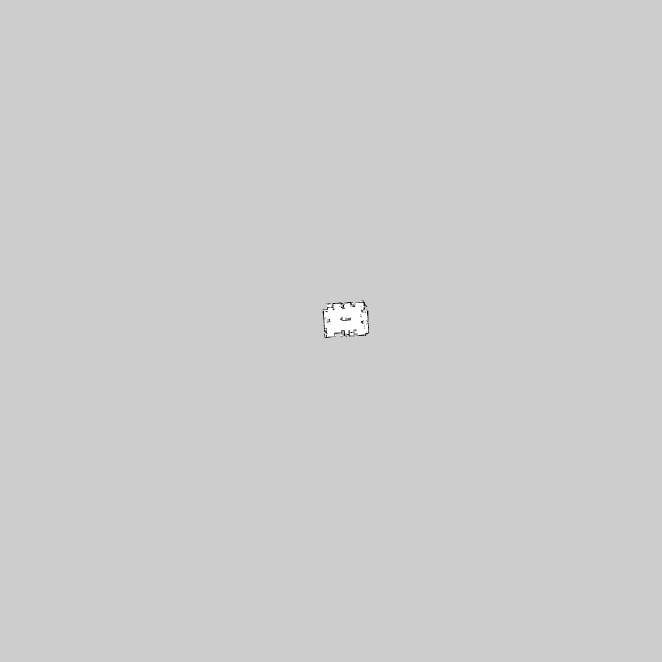
#> input picture maps/map_aligned.pgm, 1984 x 1984 px (shown at 1/3 size); its folder holds 4 pictures in this run
$ python lookup_table_generator.py
#> lines starting #> are read from the running program, lines starting #| are printed output that depends on the picture; after the words box and inside, x2 and y2 are one past the last pixel; in counts of white or black regions, pixels touching at a corner belong together
### scripts/utils/grids.py
import numpy as np
import matplotlib.pyplot as plt
import matplotlib.patches as patches


# A 2D state space grid with a set of rectangular obstacles. The grid is fully deterministic
class DetOccupancyGrid2D(object):
    # [25 lines left out: functions __init__, is_free, plot, not called in this run]

class StochOccupancyGrid2D(object):
    def __init__(self, resolution, width, height, origin_x, origin_y,
                window_size, probs, thresh=0.5, robot_d=0.6):
        self.resolution = resolution
        self.width = width
        self.height = height
        self.origin_x = origin_x
        self.origin_y = origin_y
        self.probs = np.reshape(np.asarray(probs), (height, width))
        self.window_size = window_size # window_size
        # print(window_size)
        self.thresh = thresh
        self.robot_d=robot_d

    def snap_to_grid(self, x):
        return (self.resolution*round(x[0]/self.resolution), self.resolution*round(x[1]/self.resolution))

    def snap_to_grid1(self, x):
        return (self.resolution * np.round(x[0] / self.resolution), self.resolution * np.round(x[1] / self.resolution))

    def is_free(self, state):

        # combine the probabilities of each cell by assuming independence
        # of each estimation
        x, y = self.snap_to_grid(state)
        grid_x = int((x - self.origin_x) / self.resolution)
        grid_y = int((y - self.origin_y) / self.resolution)

        # Now check probabilities
        half_size = int(round((self.window_size-1)/2))
        grid_x_lower = max(0, grid_x - half_size)
        grid_y_lower = max(0, grid_y - half_size)
        grid_x_upper = min(self.width, grid_x + half_size + 1)
        grid_y_upper = min(self.height, grid_y + half_size + 1)

        prob_window = self.probs[grid_y_lower:grid_y_upper, grid_x_lower:grid_x_upper]
        p_total = np.prod(1. - np.maximum(prob_window / 100., 0.))

        return (1. - p_total) < self.thresh

    # [29 lines left out: function is_free1, not called in this run]

    def is_unknown(self, state):
        x, y = self.snap_to_grid(state)
        grid_x = int((x - self.origin_x) / self.resolution)
        grid_y = int((y - self.origin_y) / self.resolution)
        return self.probs[grid_y, grid_x] == -1

    # [21 lines left out: functions prob_x_given_map, plot, not called in this run]

### scripts/lookup_table_generator.py
import numpy as np
import yaml
import matplotlib.pyplot as plt
import os
from utils.grids import StochOccupancyGrid2D
from tqdm import tqdm

def load_map(map_file):
    """
    Loads the map from the specified file

    Args:
        map_file: The file containing the map

    Returns:
        The map as a 2D occupancy grid
    """
#> called with map_file = 'map_aligned'
    with open('maps/' + map_file + '.yaml', 'r') as f:
        map_data = yaml.safe_load(f)

    pgm_file = map_data['image']
    resolution = map_data['resolution']
    origin = map_data['origin']

    with open('maps/' + pgm_file, 'rb') as f:
        pgm_data = plt.imread(f)
#> pgm_data is the input picture: shape (1984, 1984); min 0, max 254, mean 205

    # find range of values in pgm_data where value is not 205
    occupied_loc = np.where(pgm_data != 205)
#> occupied_loc = 12780 positions, rows 901 to 1013, columns 968 to 1107
    min_x = np.min(occupied_loc[0])
#> min_x = 901
    max_x = np.max(occupied_loc[0])
#> max_x = 1013
    min_y = np.min(occupied_loc[1])
#> min_y = 968
    max_y = np.max(occupied_loc[1])
#> max_y = 1107

    # Only get areas of map we care about
    map = pgm_data[min_x:max_x, min_y:max_y]
    map = np.array(map).astype(int)
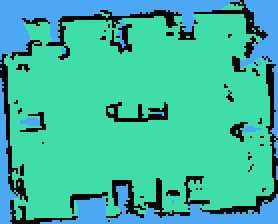
#> map: shape (112, 139) int64 (shown 2 times larger); 3 distinct labels, from 0 to 254; one colour per label, 0 black

    # Convert to occupancy grid values
    unknown_loc = np.where(map == 205)
#> unknown_loc = 2793 positions, rows 0 to 111, columns 0 to 138
    free_loc = np.where(map == 254)
#> free_loc = 10872 positions, rows 1 to 109, columns 2 to 137
    occupied_loc = np.where(map == 0)
#> occupied_loc = 1903 positions, rows 0 to 111, columns 0 to 138
    map[unknown_loc] = -1
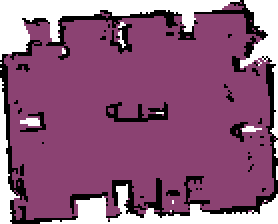
#> map: shape (112, 139) int64 (shown 2 times larger); 3 distinct labels, from -1 to 254; one colour per label, 0 black, -1 white
    map[free_loc] = 0
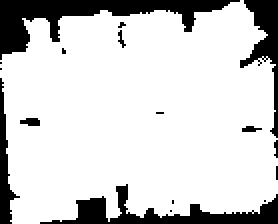
#> map: shape (112, 139) int64 (shown 2 times larger); values -1 (black) and 0 (white), 82.1% white; 17 black regions (11 under 20 px), largest, box (x1, y1, x2, y2) and area: (0, 0, 120, 30) 1174, (20, 92, 139, 112) 780, (120, 0, 139, 69) 455, (0, 39, 10, 112) 274, (10, 59, 20, 63) 32, (121, 63, 131, 66) 21
    map[occupied_loc] = 100
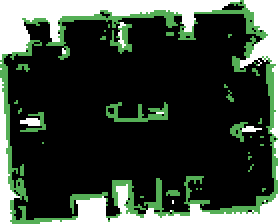
#> map: shape (112, 139) int64 (shown 2 times larger); 3 distinct labels, from -1 to 100; one colour per label, 0 black, -1 white

    map = np.flip(map, 1)
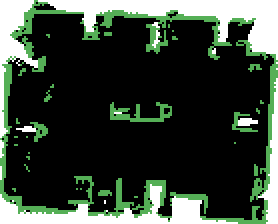
#> map: shape (112, 139) int64 (shown 2 times larger); 3 distinct labels, from -1 to 100; one colour per label, 0 black, -1 white

    flattened_map = map.flatten(order='C')  # Flatten to row-major order
#> flattened_map = 15568 values, max 100 at index 17, min -1 at index 0, mean 12.04

    width = map.shape[1]
#> width = 139
    height = map.shape[0]
#> height = 112


    return flattened_map, resolution, width, height

def generate_dist_lookup_table(map_width, map_height, map_resolution, map_data, map_originx=0, map_originy=0):
    """
    Generates a table of distances from the LIDAR sensor to the nearest occupied cell
    """
    occupancy = StochOccupancyGrid2D(
        map_resolution,
        map_width,
        map_height,
        map_originx,
        map_originy,
        3,
        map_data,
    )

    # Get the indices of every cell in the map that is occupied
    probs = np.reshape(np.asarray(map_data), (height, width))
    occupied_indices = np.where(probs == 100)
    occupied_indices = np.vstack(occupied_indices)

    lookup_table = np.zeros((map_width, map_height))
    # use tqdm to show progress bar
    for x in tqdm(range(map_width)):
        for y in range(map_height):
            if occupancy.is_unknown((x*map_resolution,y*map_resolution)):
                lookup_table[x,y] = -1
            elif occupancy.is_free((x*map_resolution,y*map_resolution)):
                # lookup_table[x, y] = find_closest_obstacle(x, y, map_width, map_height, map_resolution, occupancy)
                lookup_table[x, y] = np.min(np.linalg.norm(np.array([y, x]) - occupied_indices.T, axis=1)) * resolution
            else:
                lookup_table[x, y] = 0


    return lookup_table

def find_closest_obstacle(x, y, map_width, map_height, map_resolution, occupancy):
    """
    Finds the closest obstacle to a given cell

    Args:
        x: The x coordinate of the cell
        y: The y coordinate of the cell
    """
    k = 1
    while True:
        for i in np.arange(-k, k+1):
            for j in np.arange(-k, k+1):
                if np.abs(i) == k or np.abs(j) == k:
                    new_x = np.clip(x+i, 0, map_width-1)
                    new_y = np.clip(y+j, 0, map_height-1)
                    if ~occupancy.is_free((new_x*map_resolution, new_y*map_resolution)):
                        return np.sqrt(i**2 + j**2)*map_resolution
        k += 1


map_file = "map_aligned"
map_data, resolution, width, height = load_map(map_file)
#> map_data has the same summary as flattened_map in load_map; resolution = 0.05; width = 139; height = 112

# [10 lines of commented-out code are left out]
print("Generating Lookup Table...")
dist_lookup_table = generate_dist_lookup_table(width, height, resolution, map_data)
#> in __init__, `self.resolution = resolution`: self.resolution = 0.05
#> in __init__, `self.width = width`: self.width = 139
#> in __init__, `self.height = height`: self.height = 112
#> in generate_dist_lookup_table, `occupied_indices = np.where(probs == 100)`: occupied_indices = 1903 positions, rows 0 to 111, columns 0 to 138
#> the loop in generate_dist_lookup_table, `for x in tqdm(range(map_width)):` made 139 passes
#> after the loop in generate_dist_lookup_table, `for x in tqdm(range(map_width)):`:
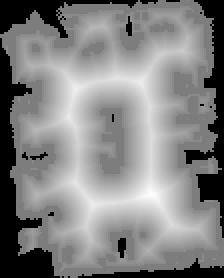
#> lookup_table: shape (139, 112) float64 (shown 2 times larger); min -1, max 1.03, mean 0.0464; drawn with min black and max white
dist_lookup_table = dist_lookup_table.T
print("Lookup Table Generated")
# np.save('lookup_table/' + map_file, dist_lookup_table)
#
# np.save('lookup_table/mattbot_map', dist_lookup_table)

fig, ax = plt.subplots()
cbar = ax.imshow(dist_lookup_table, cmap='hot')
fig.colorbar(cbar)
plt.show()
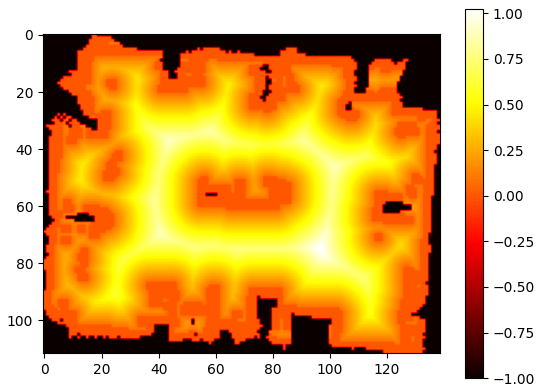
#> figure drawn by matplotlib, 2 panels
